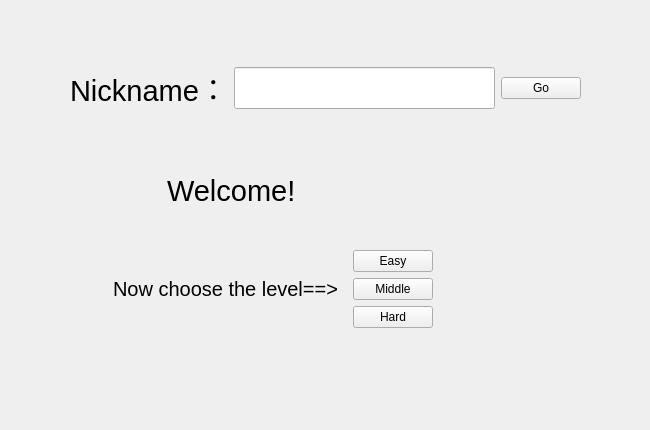
<?xml version="1.0" encoding="UTF-8"?>
<ui version="4.0">
 <class>Login</class>
 <widget class="QMainWindow" name="Login">
  <property name="geometry">
   <rect>
    <x>0</x>
    <y>0</y>
    <width>650</width>
    <height>430</height>
   </rect>
  </property>
  <property name="windowTitle">
   <string>Login</string>
  </property>
  <widget class="QWidget" name="centralwidget">
   <layout class="QVBoxLayout" name="verticalLayout_3">
    <item>
     <widget class="QWidget" name="widget_3" native="true">
      <layout class="QVBoxLayout" name="verticalLayout">
       <item>
        <spacer name="verticalSpacer_2">
         <property name="orientation">
          <enum>Qt::Vertical</enum>
         </property>
         <property name="sizeHint" stdset="0">
          <size>
           <width>20</width>
           <height>40</height>
          </size>
         </property>
        </spacer>
       </item>
       <item>
        <widget class="QWidget" name="widget" native="true">
         <layout class="QHBoxLayout" name="horizontalLayout">
          <item>
           <spacer name="horizontalSpacer_3">
            <property name="orientation">
             <enum>Qt::Horizontal</enum>
            </property>
            <property name="sizeHint" stdset="0">
             <size>
              <width>40</width>
              <height>20</height>
             </size>
            </property>
           </spacer>
          </item>
          <item>
           <widget class="QLabel" name="labelNick">
            <property name="font">
             <font>
              <pointsize>22</pointsize>
             </font>
            </property>
            <property name="text">
             <string>Nickname：</string>
            </property>
           </widget>
          </item>
          <item>
           <widget class="QLineEdit" name="lineEditName">
            <property name="font">
             <font>
              <pointsize>22</pointsize>
             </font>
            </property>
           </widget>
          </item>
          <item>
           <widget class="QPushButton" name="pushGo">
            <property name="text">
             <string>Go</string>
            </property>
           </widget>
          </item>
          <item>
           <spacer name="horizontalSpacer_4">
            <property name="orientation">
             <enum>Qt::Horizontal</enum>
            </property>
            <property name="sizeHint" stdset="0">
             <size>
              <width>40</width>
              <height>20</height>
             </size>
            </property>
           </spacer>
          </item>
         </layout>
        </widget>
       </item>
       <item>
        <spacer name="verticalSpacer">
         <property name="orientation">
          <enum>Qt::Vertical</enum>
         </property>
         <property name="sizeHint" stdset="0">
          <size>
           <width>20</width>
           <height>40</height>
          </size>
         </property>
        </spacer>
       </item>
       <item>
        <widget class="QWidget" name="widget_2" native="true">
         <layout class="QHBoxLayout" name="horizontalLayout_2">
          <item>
           <spacer name="horizontalSpacer_5">
            <property name="orientation">
             <enum>Qt::Horizontal</enum>
            </property>
            <property name="sizeHint" stdset="0">
             <size>
              <width>40</width>
              <height>20</height>
             </size>
            </property>
           </spacer>
          </item>
          <item>
           <widget class="QLabel" name="labelWelcome">
            <property name="font">
             <font>
              <pointsize>22</pointsize>
             </font>
            </property>
            <property name="text">
             <string>Welcome!   </string>
            </property>
           </widget>
          </item>
          <item>
           <widget class="QLabel" name="labelName">
            <property name="font">
             <font>
              <pointsize>22</pointsize>
             </font>
            </property>
            <property name="text">
             <string/>
            </property>
           </widget>
          </item>
          <item>
           <spacer name="horizontalSpacer_9">
            <property name="orientation">
             <enum>Qt::Horizontal</enum>
            </property>
            <property name="sizeHint" stdset="0">
             <size>
              <width>40</width>
              <height>20</height>
             </size>
            </property>
           </spacer>
          </item>
          <item>
           <spacer name="horizontalSpacer_8">
            <property name="orientation">
             <enum>Qt::Horizontal</enum>
            </property>
            <property name="sizeHint" stdset="0">
             <size>
              <width>40</width>
              <height>20</height>
             </size>
            </property>
           </spacer>
          </item>
         </layout>
        </widget>
       </item>
      </layout>
     </widget>
    </item>
    <item>
     <widget class="QWidget" name="widget_5" native="true">
      <layout class="QHBoxLayout" name="horizontalLayout_3">
       <item>
        <spacer name="horizontalSpacer">
         <property name="orientation">
          <enum>Qt::Horizontal</enum>
         </property>
         <property name="sizeHint" stdset="0">
          <size>
           <width>40</width>
           <height>20</height>
          </size>
         </property>
        </spacer>
       </item>
       <item>
        <widget class="QLabel" name="labelChoose">
         <property name="font">
          <font>
           <pointsize>15</pointsize>
          </font>
         </property>
         <property name="text">
          <string>Now choose the level==&gt;</string>
         </property>
        </widget>
       </item>
       <item>
        <widget class="QWidget" name="widget_4" native="true">
         <layout class="QVBoxLayout" name="verticalLayout_2">
          <item>
           <widget class="QPushButton" name="pushEasy">
            <property name="text">
             <string>Easy</string>
            </property>
           </widget>
          </item>
          <item>
           <widget class="QPushButton" name="pushMiddle">
            <property name="text">
             <string>Middle</string>
            </property>
           </widget>
          </item>
          <item>
           <widget class="QPushButton" name="pushHard">
            <property name="text">
             <string>Hard</string>
            </property>
           </widget>
          </item>
         </layout>
        </widget>
       </item>
       <item>
        <spacer name="horizontalSpacer_10">
         <property name="orientation">
          <enum>Qt::Horizontal</enum>
         </property>
         <property name="sizeHint" stdset="0">
          <size>
           <width>40</width>
           <height>20</height>
          </size>
         </property>
        </spacer>
       </item>
       <item>
        <spacer name="horizontalSpacer_2">
         <property name="orientation">
          <enum>Qt::Horizontal</enum>
         </property>
         <property name="sizeHint" stdset="0">
          <size>
           <width>40</width>
           <height>20</height>
          </size>
         </property>
        </spacer>
       </item>
      </layout>
     </widget>
    </item>
    <item>
     <spacer name="verticalSpacer_3">
      <property name="orientation">
       <enum>Qt::Vertical</enum>
      </property>
      <property name="sizeHint" stdset="0">
       <size>
        <width>20</width>
        <height>40</height>
       </size>
      </property>
     </spacer>
    </item>
   </layout>
  </widget>
 </widget>
 <resources/>
 <connections/>
</ui>
